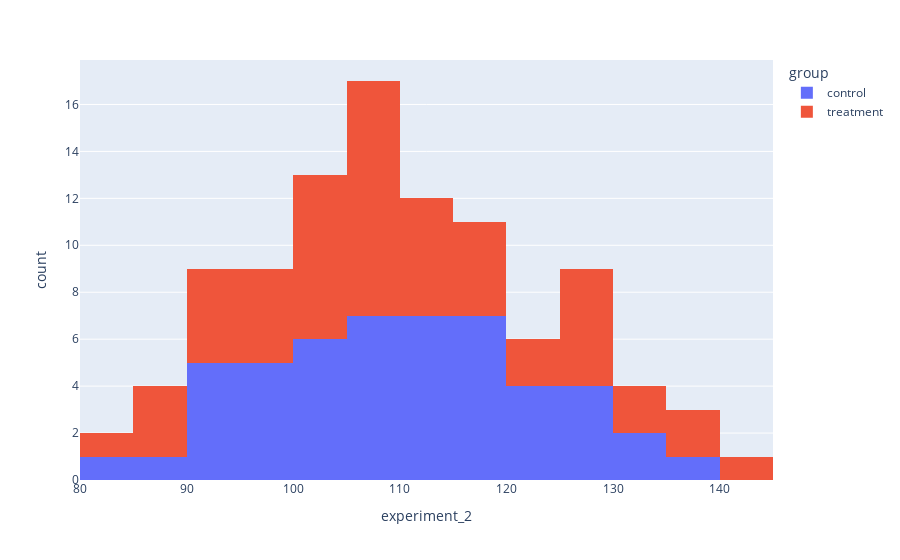

The notebook cell saved with this chart:
### Code cell
px.histogram(data,x="experiment_2",color ="group" )

### Figure 1 — Plotly figure (JSON) as saved in the notebook; plotly's stock layout.template omitted (floating-point values rounded to 4 significant figures)
{"data": [{"alignmentgroup": "True", "bingroup": "x", "hovertemplate": "group=control<br>experiment_2=%{x}<br>count=%{y}<extra></extra>", "legendgroup": "control", "marker": {"color": "#636efa", "pattern": {"shape": ""}}, "name": "control", "offsetgroup": "control", "orientation": "v", "showlegend": true, "type": "histogram", "x": [93.42, 129.6, 107.0, 94.02, 105.1, 134.5, 103.6, 118.3, 119.1, 113.5, 114.6, 102.8, 125.5, 120.7, 129.0, 96.76, 117.5, 128.1, 100.3, 99.2, 101.2, 107.3, 106.5, 103.5, 115.9, 102.8, 92.47, 99.9, 93.62, 115.6, 91.33, 120.1, 121.4, 98.72, 118.0, 110.8, 106.7, 112.4, 112.7, 113.7, 136.7, 108.4, 115.9, 130.1, 120.9, 99.54, 105.7, 88.57, 111.1, 84.45], "xaxis": "x", "yaxis": "y"}, {"alignmentgroup": "True", "bingroup": "x", "hovertemplate": "group=treatment<br>experiment_2=%{x}<br>count=%{y}<extra></extra>", "legendgroup": "treatment", "marker": {"color": "#EF553B", "pattern": {"shape": ""}}, "name": "treatment", "offsetgroup": "treatment", "orientation": "v", "showlegend": true, "type": "histogram", "x": [106.2, 93.81, 95.09, 115.4, 106.2, 98.5, 133.8, 143.7, 125.6, 97.29, 111.3, 107.3, 106.1, 113.2, 98.53, 129.8, 108.7, 93.98, 106.4, 126.4, 121.2, 127.2, 110.4, 114.3, 88.66, 112.1, 94.93, 102.1, 109.3, 106.2, 120.0, 107.0, 82.48, 90.03, 100.4, 103.2, 118.4, 89.41, 124.4, 133.1, 137.7, 86.92, 100.0, 102.5, 104.7, 138.0, 129.0, 106.0, 115.5, 104.7], "xaxis": "x", "yaxis": "y"}], "layout": {"barmode": "relative", "legend": {"title": {"text": "group"}, "tracegroupgap": 0}, "margin": {"t": 60}, "xaxis": {"anchor": "y", "domain": [0, 1], "title": {"text": "experiment_2"}}, "yaxis": {"anchor": "x", "domain": [0, 1], "title": {"text": "count"}}}}
